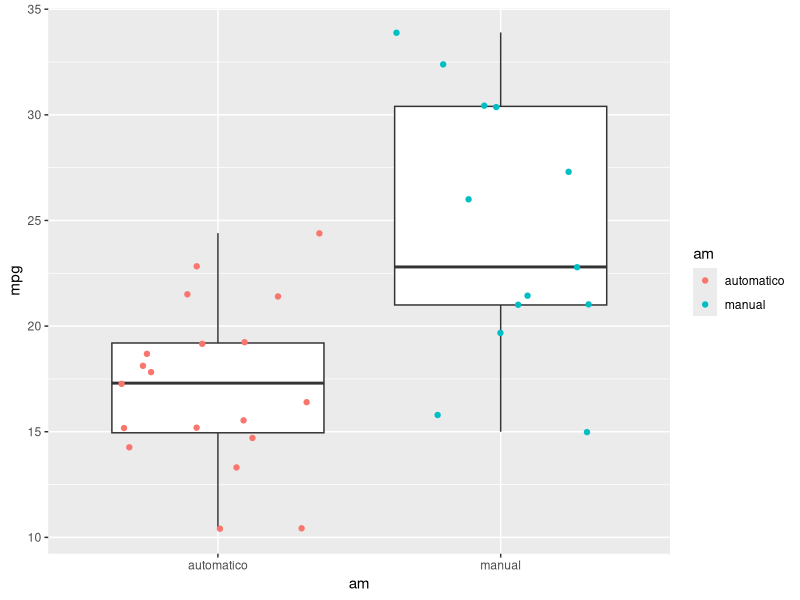
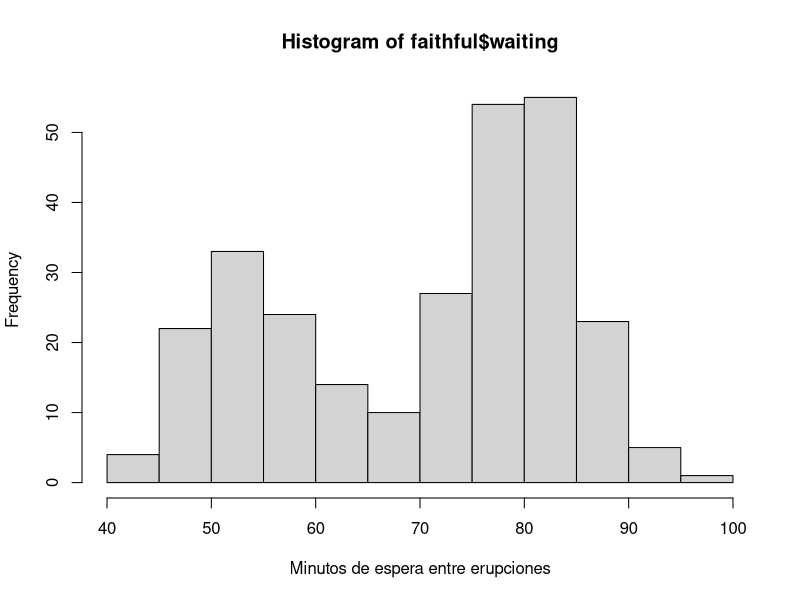
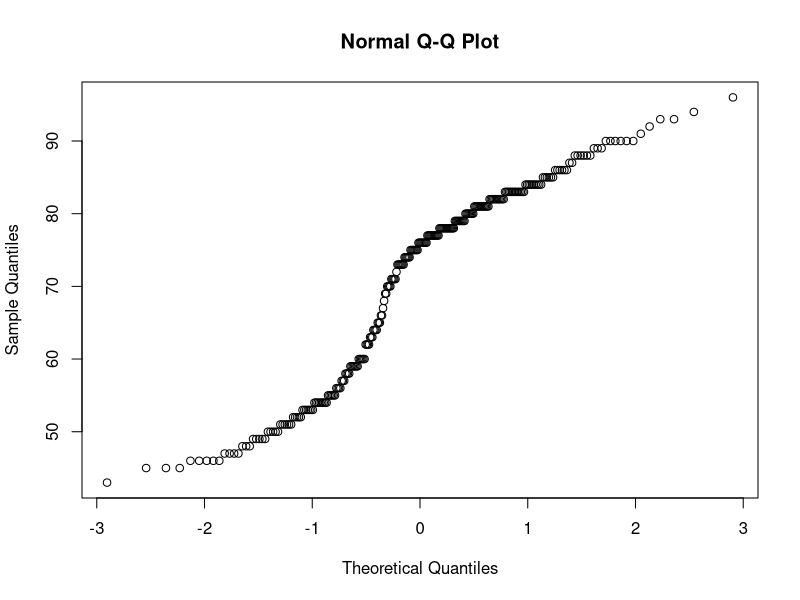
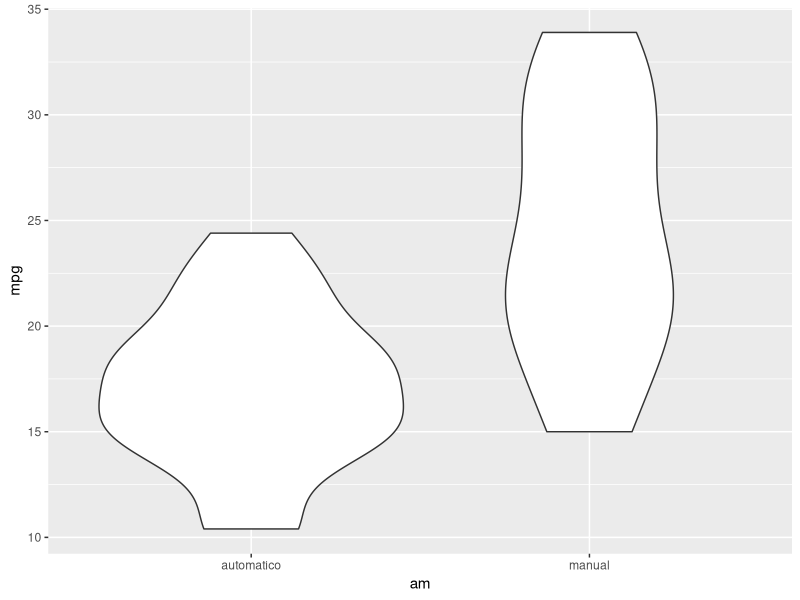
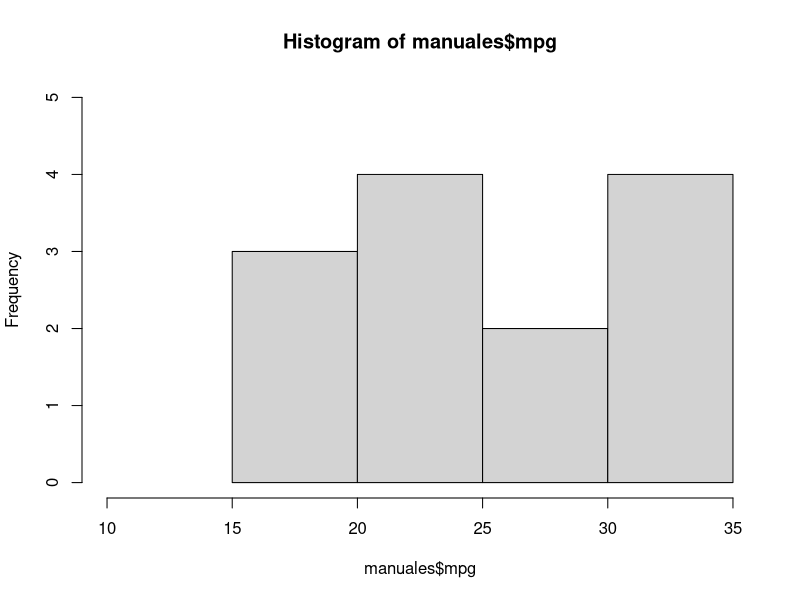
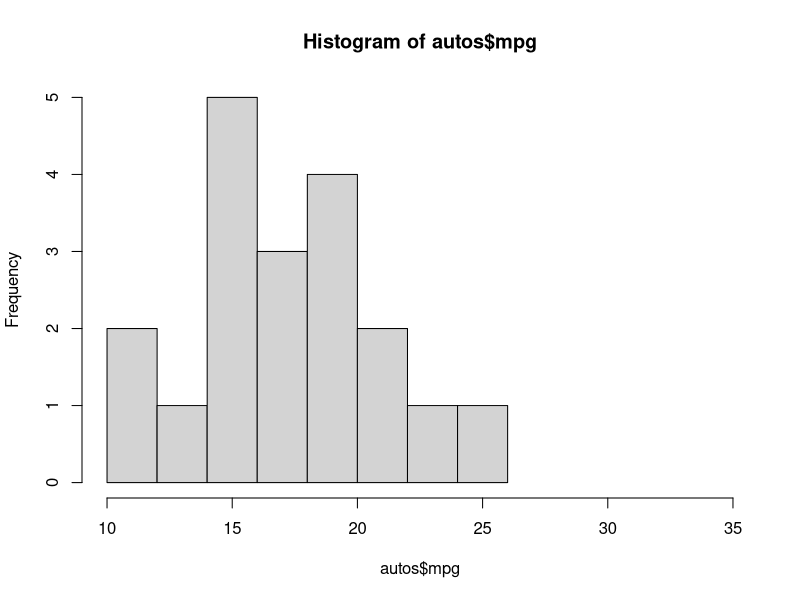
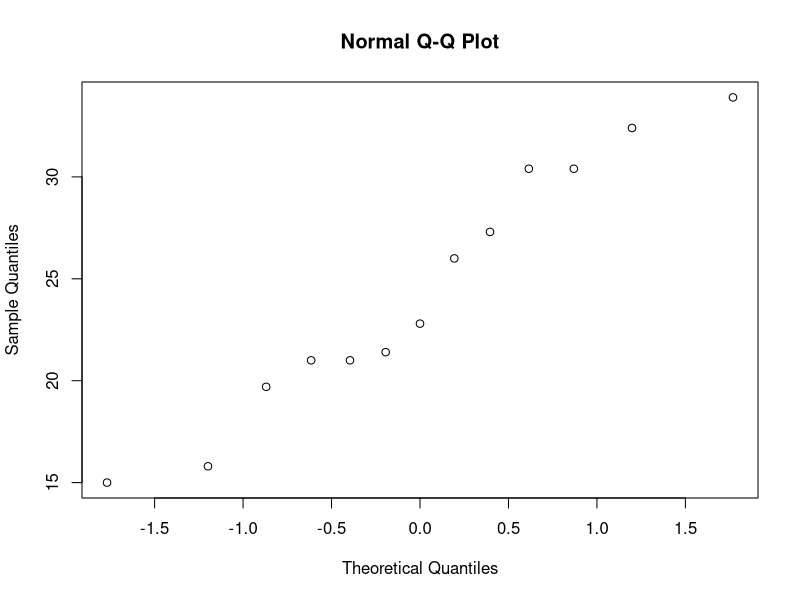

R code for these plots, in order:
## ---- chunk 1
knitr::opts_chunk$set(echo = FALSE, warning = FALSE, message = FALSE)
suppressMessages(suppressWarnings(library(tidyverse, quietly = TRUE)))
## ---- chunk 2
data("faithful")
t.test(x = faithful$waiting, mu = 60, alternative = "two.sided")
## ---- chunk 3
data("mtcars")
mt <- mtcars
mt$am <- ifelse(mtcars$am  == 0, "automatico", "manual")
mt <- as.data.frame(mt)
ggplot(mt, aes(x = am, y = mpg)) + geom_boxplot() + geom_jitter(aes(color = am))
## ---- chunk 4
t.test(mpg ~ am, data = mtcars, var.equal =TRUE)
## ---- chunk 5
hist(faithful$waiting, xlab = "Minutos de espera entre erupciones")
## ---- chunk 6
qqnorm(faithful$waiting)
## ---- chunk 7
shapiro.test(faithful$waiting)
## ---- chunk 8
data("faithful")
wilcox.test(x = faithful$waiting, mu = 60, alternative = "two.sided")
## ---- chunk 9
data("mtcars")
mt <- mtcars
mt$am <- ifelse(mtcars$am  == 0, "automatico", "manual")
mt <- as.data.frame(mt)
## ---- chunk 10
ggplot(mt, aes(x = am, y = mpg)) + geom_violin()
## ---- chunk 11
manuales <- mt %>% filter(am == "manual")
## ---- chunk 12
hist(manuales$mpg, xlim = c(10,35), ylim = c(0,5))
## ---- chunk 13
autos <- mt %>% filter(am == "automatico")
## ---- chunk 14
hist(autos$mpg, xlim = c(10,35), ylim = c(0,5))
## ---- chunk 15
qqnorm(manuales$mpg)
